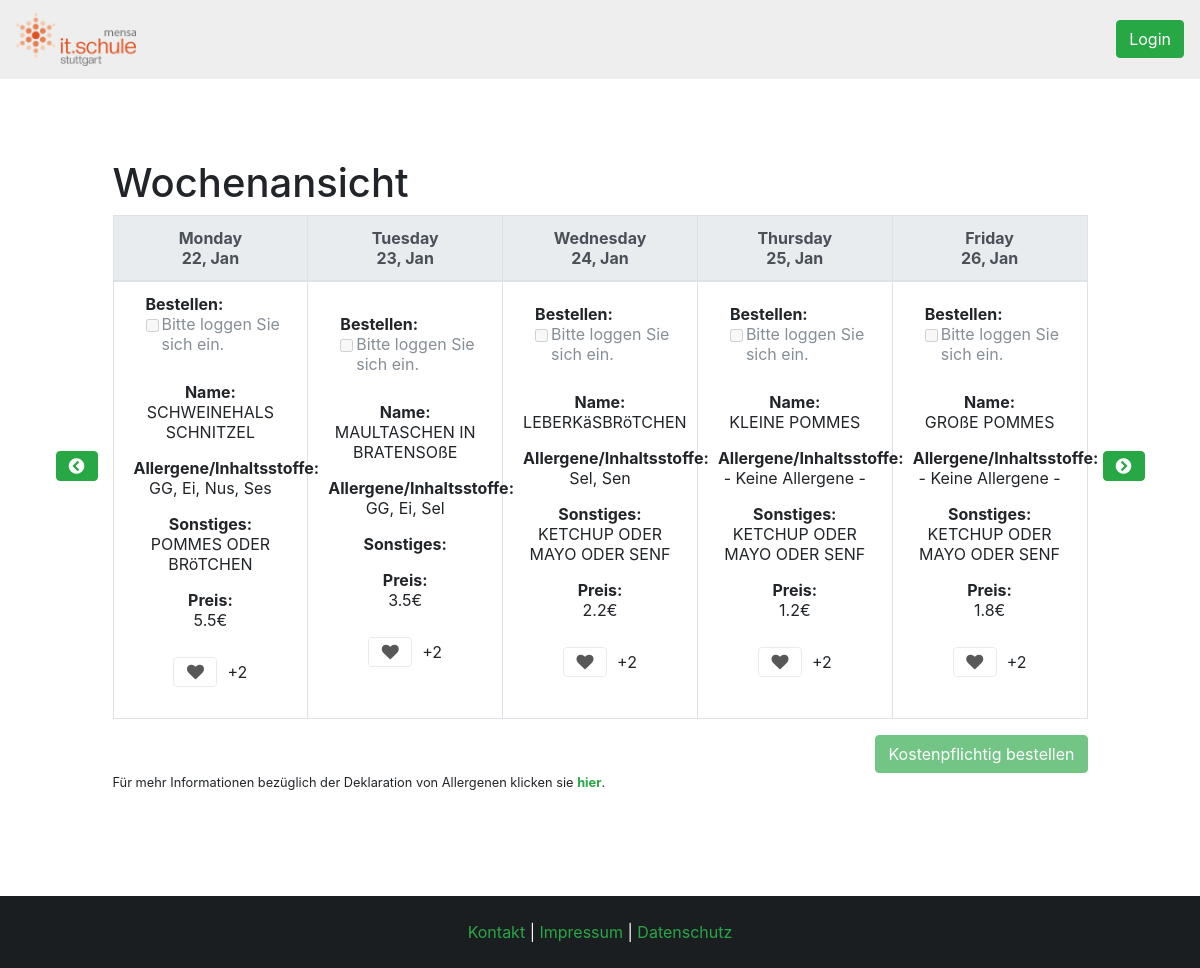
/php/index.php?week=4&year=2018, run on the app's committed database.
### tables this page shows
CREATE TABLE `speise` (
  `speise_ID` int(11) NOT NULL AUTO_INCREMENT,
  `name` varchar(45) NOT NULL,
  `preis` double NOT NULL,
  `likes` int(11) DEFAULT '0',
  `allergene_inhaltsstoffe` varchar(255) DEFAULT NULL,
  `sonstiges` varchar(255) DEFAULT NULL,
  PRIMARY KEY (`speise_ID`)
);

### php/index.php (the view, shortened to what this page needs)
<?php
	include_once 'dependencies.php';
	include_once 'views/index.php';
	include_once 'modals/index.php';
?>
<!DOCTYPE HTML>
<html>
	<head>
		<?php
			echo $head_dependencies;
			$dt = new DateTime;
			if (isset($_GET['year']) && isset($_GET['week'])) {
				$dt->setISODate($_GET['year'], $_GET['week']);
			} else {
				$dt->setISODate($dt->format('o'), $dt->format('W'));
			}
			$year = $dt->format('o');
			$week = $dt->format('W');
		?>
	</head>
	<body>
		<?php include 'header.php';	?>
		<div class="container col-sm-12">
			<div class="d-inline-flex">
				<div class="col-sm-1 align-self-center d-flex flex-row-reverse">
					<?PHP  $ThreeWeeksAgo = date("W", strtotime("- 3 week"));  ?>
					<a href="<?php echo $_SERVER['PHP_SELF'].'?week='.($week == 1 ? 52 : $week -1).'&year='.($week == 1 ? $year - 1 : $year) . '"'; if($week <= $ThreeWeeksAgo) { echo " class='disable' "; }  ?>">
						<button class="btn btn-success index-btns" <?PHP if($week == $ThreeWeeksAgo) { echo "disabled"; }  ?> >
							<i class='fas fa-chevron-circle-left'> </i>
						</button>
					</a>
				</div>
				<div class="align-self-stretch">
					<h1>Wochenansicht</h1>
					<table class="table table-bordered day-meal-table">
						<thead class="thead-light">
							<tr>
								<?php
									if($week < 10) {
										$week = '0'. $week;
									}
									$today = new DateTime();
									for($day=1; $day<=5; $day++){
										if ($dt->getTimestamp() == $today->getTimestamp()) {
											echo "<th class='today'>";
										} else {
											echo "<th>";
										}
										echo strftime("%A", $dt->getTimestamp()) . "<br>" . strftime('%d, %b', $dt->getTimestamp()) . "</th>\n";
										$dt->modify('+1 day');
									}
								?>
							</tr>
						</thead>
						<tbody>
							<?php
								$sql = "SELECT * FROM tagesangebot";
								$result = $conn->query($sql);
								$entries =[];
								while ($entry = $result->fetch_assoc()) {
									$entries[] = $entry;
								}
								for ($i=1 ;$i <=5; $i++) {
									$output=  "<td class='align-middle'>";
									$daymeal_exists = false;
									$gendate = new DateTime();
									$gendate->setISODate($year, $week, $i);
									$date = $gendate->format('Y-m-d');
									foreach ($entries as $entry){
										if ($entry['datum'] == $date) {
											$daymeal_exists = true;
											break;
										}
									}
									if ($daymeal_exists) {
										$countLikes = "SELECT COUNT(*) AS speise_likes FROM likes WHERE speise_ID =" .$entry['speise_ID'];
										$foodLikes = $conn->query($countLikes)->fetch_assoc()['speise_likes'];
										if (isset($_SESSION["id"])) {
											$checkLiked = "SELECT COUNT(*) AS userlike FROM likes WHERE speise_ID =" .$entry['speise_ID'] ." AND benutzer_ID =". $_SESSION["id"];
											$has_liked = $conn->query($checkLiked)->fetch_assoc()['userlike'];
										} else {
											$has_liked = 1;
										}
										$sql = "SELECT * FROM speise where speise_ID = ".$entry["speise_ID"];
										$meal = $conn->query($sql)->fetch_assoc();
										if (!isset($_SESSION['id'])) {
												$output = $output . "<div class='form-check d-flex flex-column'>
													<div class='d-flex'>
														<b>Bestellen:</b>
													</div>
													<div class='d-flex'>
														<input class='form-check-input indexCB ml-0' name='orders[]' type='checkbox' value='".$entry['tagesangebot_ID']."' disabled>
														<label class='form-check-label text-left pl-3'>Bitte loggen Sie sich ein.</label>
													</div>
												</div><br>";
										}
										$output = $output . "<div class='d-flex flex-column'>
										<div class='p-2'><b>Name:</b><div>".$meal['name']."</div></div>
										<div class='p-2'><b>Allergene/Inhaltsstoffe:</b><div>".$meal['allergene_inhaltsstoffe']."</div></div>
										<div class='p-2'><b>Sonstiges:</b><div>".$meal['sonstiges']."</div></div>
										<div class='p-2'><b>Preis:</b><div>".$meal['preis']."€</div></div>
										<div class='p-2'>" . likeButtons($meal["speise_ID"], $foodLikes, $has_liked) . "</div>
										</div>";
									} else {
										if (((isset($_SESSION['adminrechte'])) && $_SESSION['adminrechte'] == 2)) {
											$output = $output . "<button type='button' class='btn btn-success btn-lg' data-toggle='modal' data-target='#AddDayMeal' onclick=AddValuesToModal('".$date."')>Hinzufügen</button>";
										}
									}
									$output = $output . "</td>";
									echo $output;
								}
							?>
						</tbody>
					</table>
					<div class="order-btn">
						<input type="button" name="bestellen" class="btn btn-success order-btn" id="order-btn" value="Kostenpflichtig bestellen" data-toggle='modal' data-target='#confirm-submit' disabled>
					</div>
				</div>
				<div class="col-sm-1 align-self-center">
					<a href="<?php echo $_SERVER['PHP_SELF'].'?week='.($week == 52 ? 1 : 1 + $week).'&year='.($week == 52 ? 1 + $year : $year); ?>" class="right-arrow">
						<button class="btn btn-success position-relative">
							<i class='fas fa-chevron-circle-right'> </i>
						</button>
					</a>
				</div>
			</div>
			<div class="container col-sm-10 p-0">
				<small class="mt-2 mb-2">Für mehr Informationen bezüglich der Deklaration von Allergenen klicken sie <strong><a href="allergens.php" class="footer-links">hier</a></strong>.</small>
			</div>
		</div>
	</body>
	<?php
		include 'footer.php';
	?>
</html>

### php/dependencies.php (shortened to what this page needs)
<?php
	$head_dependencies = '
		<meta http-equiv="Content-Type" content="text/html; charset=utf-8">
		<meta charset="UTF-8">
		<link rel="stylesheet" type="text/css" href="../vendor/fontawesome/css/fontawesome-all.min.css">
		<link rel="stylesheet" type="text/css" href="../vendor/bootstrap/css/bootstrap.min.css">
		<link rel="stylesheet" type="text/css" href="../style/style.css">
		<link rel="stylesheet" type="text/css" href="../style/animate.css">
		<link rel="icon" href="../images/icon.ico">
		<script src="../vendor/Chart.js/Chart.min.js"></script>
	';
?>

### php/header.php (shortened to what this page needs)
<nav class="navbar navbar-expand-lg navbar-light custom-nav-bg" id="cd-top-link">
    <a class="navbar-brand" href="index.php"><img src='../images/logo.png' width="120px"/></a>
    <div class="collapse navbar-collapse" id="navbarSupportedContent">
        <ul class="nav navbar-nav navbar-right">
            <?php
                if (isset($_SESSION['email'])) {
                    echo  "<div class='btn-group pl-5 pr-5'>
                    <a role='button' href='profile.php' class='btn btn-primary'>" . $_SESSION['vorname'] . "</a>
                    <button type='button' class='btn btn-primary dropdown-toggle dropdown-toggle-split' data-toggle='dropdown' aria-haspopup='true' aria-expanded='false'>
                    <span class='sr-only'>" . $_SESSION['email'] . "</span>
                    </button>
                    <div class='dropdown-menu'>
                    <a class='dropdown-item mx-0 my-0 pt-0 pb-0 pl-2 pr-2' href='profile.php#v-pills-profile'>Profil</a>
                    <a class='dropdown-item mx-0 my-0 pt-0 pb-0 pl-2 pr-2' href='profile.php#v-pills-order'>Bestellungen</a>
                    <div class='dropdown-divider'></div>
                    <a class='dropdown-item mx-0 my-0 pt-0 pb-0 pl-2 pr-2' href='logout.php'>Logout</a>
                    </div>
                    </div>";
                } else {
                    echo "<button type='button' class='btn btn-success' data-toggle='modal' data-target='#popUpWindow'>Login</button>";
                }
            ?>
        </ul>
    </div>
</nav>
<div class="page-content-wrapper">

### php/views/index.php (shortened to what this page needs)
<?PHP
	function likeButtons($foodID, $foodLikes, $has_liked){
		if (isset($_SESSION['email'])) {
			if ($_SESSION['adminrechte'] == 2 ) {
				return '<div class="like-container"><button type="button" class="btn heart-btn disabled" data-toggle="tooltip" data-placement="bottom" title="Als Administrator können Sie das Essen nicht liken!">
				<i class="fas fa-heart like-heart-disabled"></i></button><p class="like-count">+'.$foodLikes.'</p></div>';
			} else if ($has_liked) {
				return '<form role="form" method="POST" action="">
				<input type="hidden" name="food_ID" value="'.$foodID.'">
				<div class="like-container"><button type="submit" name="Speisen_unliken" class="btn heart-btn like-btn unlike" data-toggle="tooltip" data-placement="bottom" title="Diese Speise nicht mehr liken">
				<i class="fas fa-heart like-heart"></i></button><p class="like-count">+'.$foodLikes.'</p></div>
				</form>';
			} else {
				return '<form role="form" method="POST" action="">
				<input type="hidden" name="food_ID" value="'.$foodID.'">
				<div class="like-container"><button type="submit" name="Speisen_liken" class="btn heart-btn like-btn like"data-toggle="tooltip" data-placement="bottom" title="Diese Speise liken.">
				<i class="fas fa-heart like-heart"></i></button><p class="like-count">+'.$foodLikes.'</p></div>
				</form>';
			}
		} else {
			return '<div class="d-flex justify-content-center align-items-center"><button type="button" class="btn heart-btn disabled" data-toggle="tooltip" data-placement="bottom" title="Sie müssen eingeloggt sein um zu liken.">
			<i class="fas fa-heart like-heart-disabled"></i></button><p class="like-count">+'.$foodLikes.'</p></div>';
		}
	}
?>

### php/footer.php (shortened to what this page needs)
<?php
	include_once 'dependencies.php';
?>
<footer class="footer position-absolute text-center py-4 px-4">
	<div class="container">
		<a class="footer-links" href='contact.php'>Kontakt</a> | <a class="footer-links" href='imprint.php'>Impressum</a> | <a class="footer-links" href='privacy.php'>Datenschutz</a>
	</div>
</footer>

### style/style.css (style rules this page uses)
* { box-sizing: border-box; }
html { margin: 0; padding: 0; height: 100%; }
body { position: relative; min-height: 100%; padding-bottom: 6em; }
table, thead, tbody, td, th { text-align: center; }
.order-btn { float: right; }
.footer { bottom: 0; left: 0; right: 0; background-color: #1b1e21; color: #fff; }
.footer-links { color: #28a745; }
.page-content-wrapper { margin: 80px 0; }
.custom-nav-bg { background-color: #eee!important; }
.day-meal-table { table-layout: fixed; }
.modalbox.success button, .modalbox.success button:active, .modalbox.success button:focus, { -webkit-transition: all 0.1s ease-in-out; transition: all 0.1s ease-in-out; -webkit-border-radius: 0; -moz-border-radius: 0; border-radius: 0; margin-top: 15px; width: 80%; background: transparent; color: #4caf50; border-color: #4caf50; outline: none; }
.heart-btn { border: 1px solid #e2dede; background-color: transparent !important; }
.like-count { margin: 16px 0 16px; padding-left: 10px; }

### data on the page
speise: name "SCHWEINEHALS SCHNITZEL", allergene_inhaltsstoffe "GG, Ei, Nus, Ses", sonstiges "POMMES ODER BRöTCHEN", preis "5.5"
speise: name "MAULTASCHEN IN BRATENSOßE", allergene_inhaltsstoffe "GG, Ei, Sel", preis "3.5"
speise: name "LEBERKäSBRöTCHEN", allergene_inhaltsstoffe "Sel, Sen", sonstiges "KETCHUP ODER MAYO ODER SENF", preis "2.2"
speise: name "KLEINE POMMES", allergene_inhaltsstoffe "- Keine Allergene -", sonstiges "KETCHUP ODER MAYO ODER SENF", preis "1.2"
speise: name "GROßE POMMES", allergene_inhaltsstoffe "- Keine Allergene -", sonstiges "KETCHUP ODER MAYO ODER SENF", preis "1.8"
